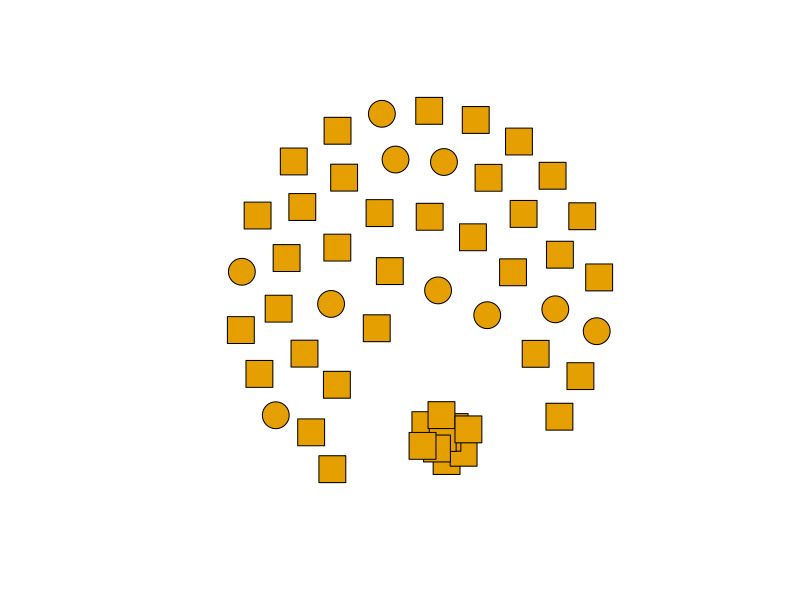
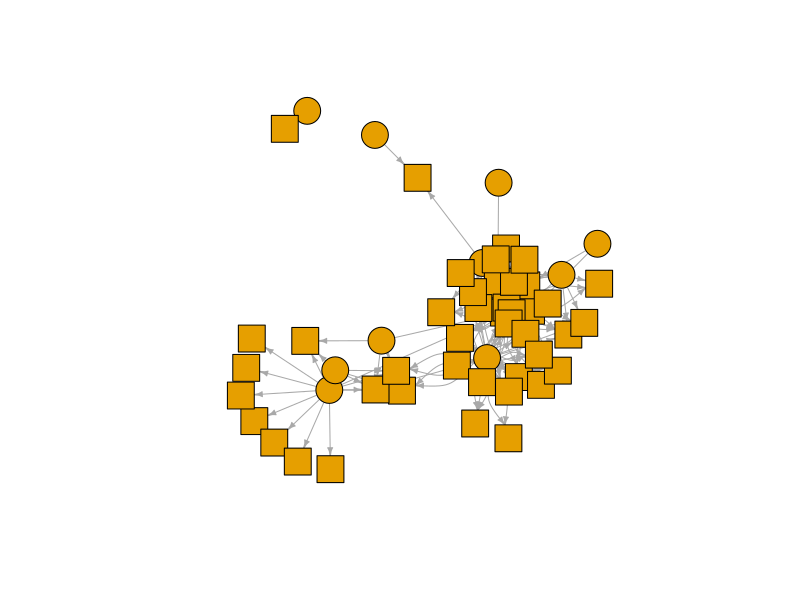
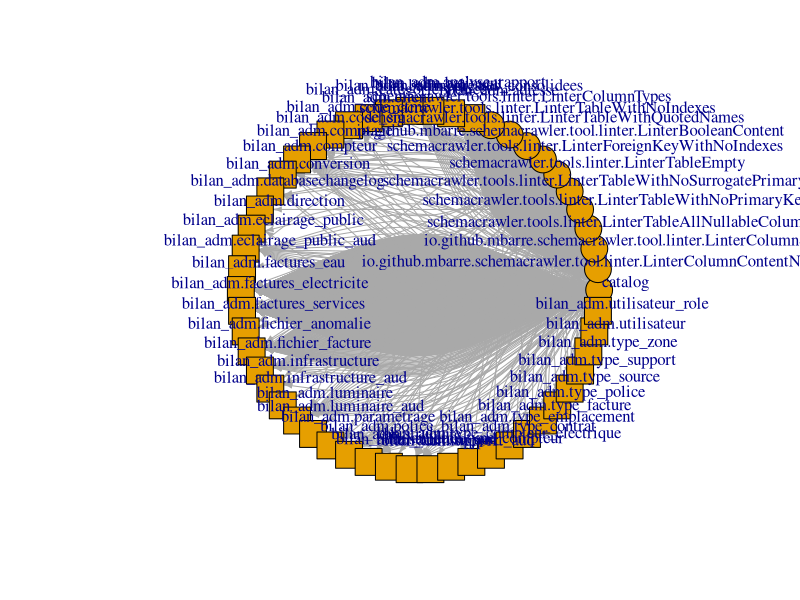

Recreate these plots in R, in order.
## ---- chunk 1
knitr::opts_chunk$set(echo = TRUE)
## ---- chunk 2
library(stringr)

linter_extractor <- function(lint_string){
  strsplit(lint_string, "\\.")[[1]]
lengths(strsplit(lint_string, "\\."))
index <- lengths(strsplit(lint_string, "\\."))
index
out <- strsplit(lint_string, "\\.")[[1]][index]
return(out)
}

lints <- read.csv("lints.csv", header=T, as.is=T)
uniqueLintList <- unique(lints$linterId)


head(lints)
head(uniqueLintList)

nrow(lints);
length(unique(lints$linterId))

uniqueTableList <- unique(lints$objectName)
head(uniqueTableList)

# now, prepare nodes
# first Lint : lintId, "objectType"
lintColumn <- rep("lint", length(uniqueLintList))
lintsMatrix = cbind(uniqueLintList, rep("lint", length(uniqueLintList)))
print(lintsMatrix)

# now tables nodes
tableColumn <- rep("table", length(uniqueTableList))
tableMatrix <- cbind(uniqueTableList, rep("table", length(uniqueTableList)))

#print(tableMatrix)

# now append lints and tables nodes
nodes <- rbind(lintsMatrix, tableMatrix)

#####################
# now prepare links between nodes
edges <- cbind(lints$linterId, lints$objectName, lints$severity)

aggreg <- data.frame(edges)

aggreg["weight"] <-1
weighted_edges <- aggregate(aggreg[c("weight")], by=list(lint=aggreg$X1, object=aggreg$X2), FUN=sum, na.rm=TRUE)
filtered_weighted_edges <- subset(weighted_edges, weight > 10)


library(igraph)
net <- graph_from_data_frame(d=filtered_weighted_edges, vertices=nodes, directed=T) 

V(net)[V(net)$V2 == "lint"]$shape <- "circle"
V(net)[V(net)$V2 == "table"]$shape <- "square"


plot(net,
     edge.arrow.size=.4,
     vertex.label.dist=3,
     vertex.label=NA,
     
     layout=layout.fruchterman.reingold
     )



# now deal with the graph
library(igraph)
net <- graph_from_data_frame(d=edges, vertices=nodes, directed=T) 

V(net)[V(net)$V2 == "lint"]$shape <- "circle"
V(net)[V(net)$V2 == "table"]$shape <- "square"


plot(net,
     edge.arrow.size=.4,
     vertex.label.dist=3,
     vertex.label=NA,
     layout=layout.fruchterman.reingold
     )


plot(net,
     edge.arrow.size=.4,
     vertex.label.dist=3,
     ##vertex.label=NA,
     layout=layout_in_circle
     )

#library("networkD3")
#networkData <- cbind(lints$linterId, lints$objectName)
#simpleNetwork(as.data.frame(networkData))

